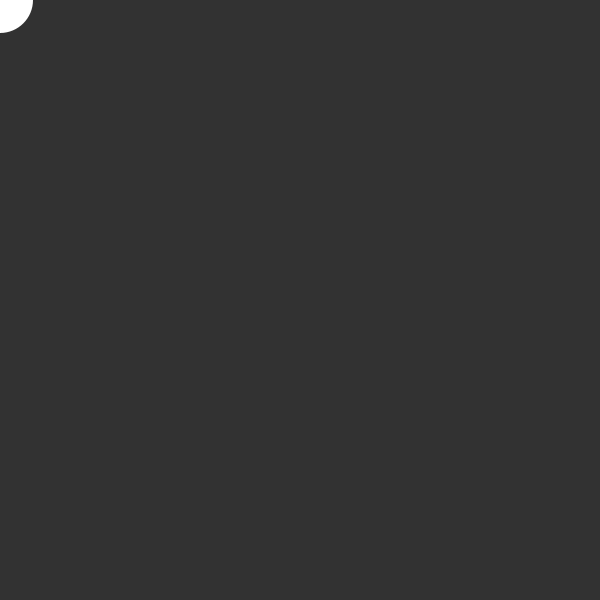
Frame 1 (no input)
Frame 60 (the mouse pressed at the canvas centre just before this capture): identical to frame 1, image omitted
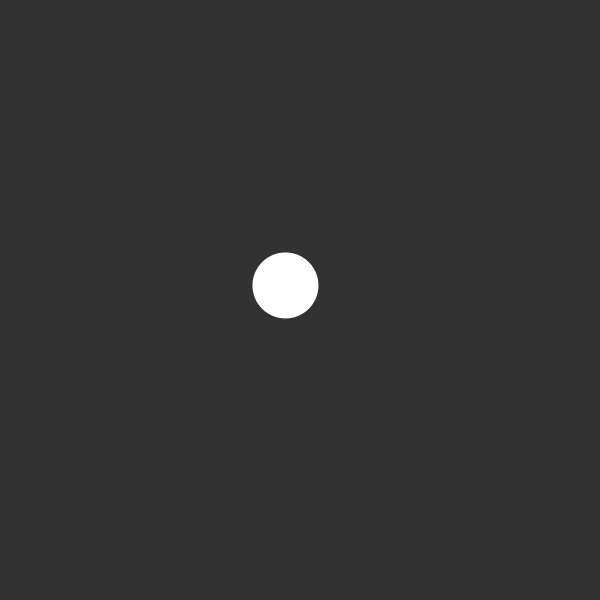
Frame 120 (the mouse held since frame 60 and released just before this capture)

The Processing sketch that drew these frames (run headless with seeded random() and noise(); from frame 60 on, the mouse is pressed at the canvas centre):

// Processing sketch: demo5_easing_translation
// ── demo5_easing_translation.pde
/**
 * Easing. 
 * 
 * Click the mouse and the symbol will move to the mouse location.  
 * Between drawing each frame of the animation, the program
 * calculates the difference between the position of the 
 * symbol and the cursor. If the distance is larger than
 * 1 pixel, the symbol moves part of the distance (0.05) from its
 * current position toward the cursor. 
 */
 
float x;
float y;
float targetX;
float targetY;
float easing = 0.05;

void setup() {
  size(600, 600); 
  noStroke();  
}

void draw() { 
  background(50);
  
  float dx = targetX - x;
  x += dx * easing;
  
  float dy = targetY - y;
  y += dy * easing;
  
  ellipse(x, y, 66, 66);
  
  if(mousePressed){
    targetX = mouseX;
    targetY = mouseY;
  }
}
